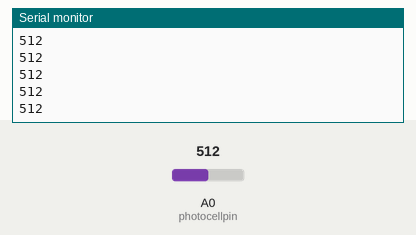
Recording of a sketch running on a simulated Arduino Uno, built with avr-gcc and run on an emulated ATmega328P. Shown: the last lines printed to the serial monitor. Inputs (shaded band) come from the test bench; at power-on: A0 (photocellpin) = 512.

Above: at 1.2 s.
1.3 s: A0 (photocellpin) set to 716
At 1.56 s:
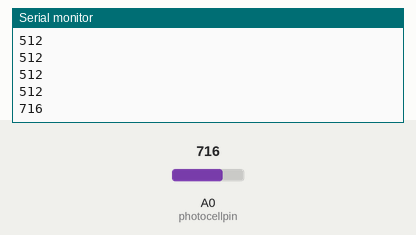
2.8 s: A0 (photocellpin) set to 900
At 2.96 s:
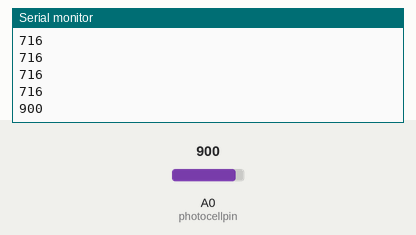
Timing chart, 0 to 5.8 s (numbered marks = the images above; inputs shaded):
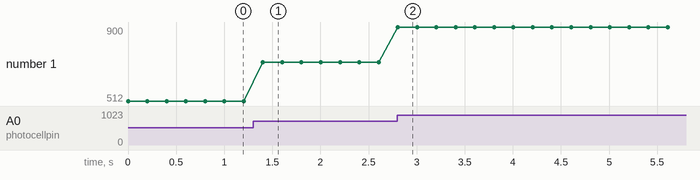

Measured:
- after the input at 1.3 s, the serial monitor: prints a new line after 0.10 s (image 1)
- after the input at 2.8 s, the serial monitor: prints a new line at once (image 2)
- plotted number 1: 512 → 716 after the input at 1.3 s, 716 → 900 after the input at 2.8 s

The sketch:

Project_19.1_Read_analog_value.ino
```cpp
//**********************************************************************************
/*
Keyestudio 2021 Starter Kit
Project 19.1
Read_the_photosensitive_resistance_analog_value
http//www.keyestudio.com
*/
int photocellpin=A0;// initializes the analog PIN A0 connected to the photoresistor
int val=0;// initializes the variable "val" with a value of 0
void setup()
{
Serial.begin(9600);// sets baudrate to 9600
}
void loop()
{
val=analogRead(photocellpin);// reads the value of the sensor and assigns its value to "val"
Serial.println(val);// displays the value of "val"
delay(200);// waits 0.2 second
}
//**********************************************************************************
```
